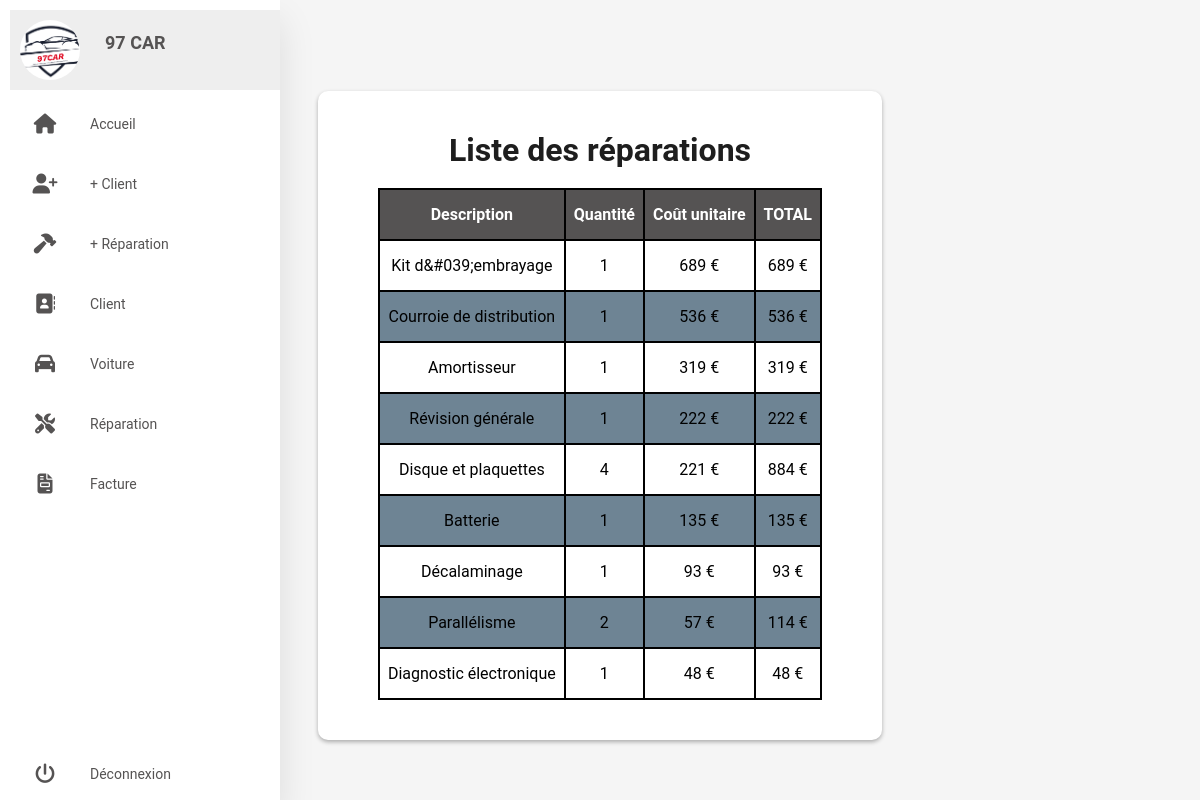
The app's page /Login/list-repair.php (signed in) with its own data.
### tables this page shows
CREATE TABLE `reparation` (
  `Id_reparation` int(11) NOT NULL,
  `descriptions` varchar(255) DEFAULT NULL,
  `cout` int(11) DEFAULT NULL,
  `quantite` int(11) DEFAULT NULL
);

### Login/verify/restricted-access.php (called while the page is built, shortened)
<?php
require('bdd.php');
$token = $_SESSION['token'];
if ($token) {
    $requete = $bdd->query("SELECT * FROM reparation ");
    $rpts = $requete->fetchAll();
} else {
    header("Refresh:0.001; url=./login.php");
}

### Login/class/Repair.php (called while the page is built, shortened)
<?php
class Repair
{
    private $cout;
    private $quantite;
    private $description;
    public function __construct($cout, $quantite, $description, $id)
    {
        $cout = $this->filtre($cout);
        $quantite = $this->filtre($quantite);
        $description = $this->filtre($description);
        $id = $this->filtre($id);
        $this->cout = $cout;
        $this->quantite = $quantite;
        $this->description = $description;
    }
    public function filtre($a)
    {
        $a_nettoye = htmlspecialchars($a, ENT_QUOTES, 'UTF-8');
        return  $a_nettoye;
    }
    public function get_cout()
    {
        return $this->cout;
    }
    public function get_quantite()
    {
        return $this->quantite;
    }
    public function get_description()
    {
        return $this->description;
    }
}

### Login/list-repair.php (the view, shortened to what this page needs)
<?php
require('verify/restricted-access.php');
require('verify/bdd.php');
require('menu.php');
require('class/Repair.php');
$req = $bdd->prepare("SELECT * FROM reparation");
$req->execute();
$rpts = $req->fetchAll();
?>
<!DOCTYPE html>
<html lang="fr">
<head>
    <link rel="stylesheet" href="css/style.css">
    <link rel="stylesheet" href="https://cdnjs.cloudflare.com/ajax/libs/font-awesome/6.5.2/css/all.min.css" />
</head>
<body>
    <div class="formulaire">
        <h1>Liste des réparations</h1><br>
        <table class="formul1">
            <thead>
                <tr>
                    <th>Description</th>
                    <th>Quantité</th>
                    <th>Coût unitaire</th>
                    <th>TOTAL</th>
                </tr>
            </thead>
            <tbody>
                <?php
                if (!empty($rpts)) {
                    foreach ($rpts as $rpt) {
                        $id = isset($rpt['Id_reparation']) ? $rpt['Id_reparation'] : (isset($rpt['id']) ? $rpt['id'] : 0);
                        $repair = new Repair($rpt['cout'], $rpt['quantite'], $rpt['descriptions'], $id);
                ?>
                        <tr>
                            <td><?php echo $repair->get_description(); ?></td>
                            <td><?php echo $repair->get_quantite(); ?></td>
                            <td><?php echo $repair->get_cout(); ?> €</td>
                            <td><?php echo $repair->get_quantite() * $repair->get_cout(); ?> €</td>
                        </tr>
                <?php
                    }
                } else {
                    echo '<tr><td colspan="4">Aucune réparation trouvée</td></tr>';
                }
                ?>
            </tbody>
        </table>
    </div>
</body>
</html>

### Login/css/style.css (style rules this page uses)
body { display: flex; justify-content: center; align-items: center; background: #f5f5f5; font-family: "Poppins", sans-serif; }
h1 { color: #1e1e1e; text-align: center; }
.formulaire { margin-top: 30px; background-color: #fff; padding: 40px 60px; border-radius: 10px; min-width: 300px; box-shadow: 0px 2px 4px rgba(0, 0, 0, 0.3); }
thead tr { background-color: #555353; color: #fff; text-align: left; }
th, td { padding: 15px 8px; text-align: center; }
tbody tr, td, th { border: 2px solid #000; }
tbody tr:nth-child(even) { background-color: #092e4996; }
.formul1 { border-collapse: collapse; cursor: pointer; margin: 0px auto; }
* { margin: 0; padding: 0; outline: none; border: none; text-decoration: none; box-sizing: border-box; font-family: "Roboto", sans-serif; }
::placeholder { color: rgb(0, 0, 0); font-size: 1.1em; }

### records on screen
reparation: descriptions "Kit d&#039;embrayage", quantite "1", cout "689", $repair->get_quantite()*$repair->get_cout() "689"
reparation: descriptions "Courroie de distribution", quantite "1", cout "536", $repair->get_quantite()*$repair->get_cout() "536"
reparation: descriptions "Amortisseur", quantite "1", cout "319", $repair->get_quantite()*$repair->get_cout() "319"
reparation: descriptions "Révision générale", quantite "1", cout "222", $repair->get_quantite()*$repair->get_cout() "222"
reparation: descriptions "Disque et plaquettes", quantite "4", cout "221", $repair->get_quantite() * $repair->get_cout() "884"
reparation: descriptions "Batterie", quantite "1", cout "135", $repair->get_quantite()*$repair->get_cout() "135"
reparation: descriptions "Décalaminage", quantite "1", cout "93", $repair->get_quantite()*$repair->get_cout() "93"
reparation: descriptions "Parallélisme", quantite "2", cout "57", $repair->get_quantite() * $repair->get_cout() "114"
reparation: descriptions "Diagnostic électronique", quantite "1", cout "48", $repair->get_quantite()*$repair->get_cout() "48"
